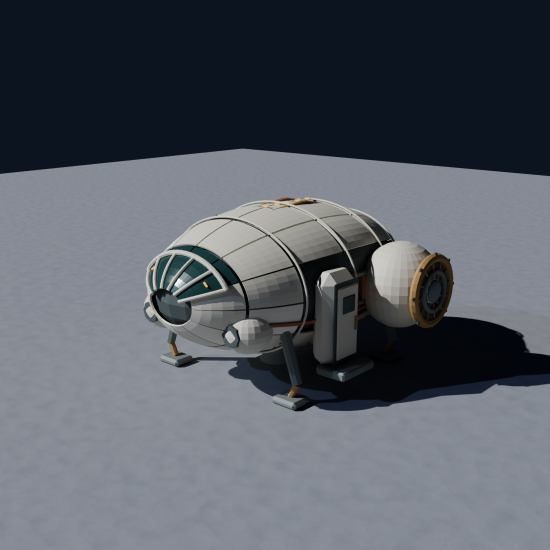
#> input picture tools/aurora-mk2/mk1/hero.png, 1100 x 1100 px, found by its file name (shown at 1/2 size)
$ python make_views.py
#> lines starting #> are read from the running program, lines starting #| are printed output that depends on the picture; after the words box and inside, x2 and y2 are one past the last pixel; in counts of white or black regions, pixels touching at a corner belong together
"""Builds the scoring target in views/ from mj/water-trough-charming.  usage: python make_views.py

hero.png / hero_mask.png: the MJ hero with its cast shadow keyed out. The harness mask keeps the hero's big tan
shadow (it shifts hue a little, so the harness's hue-preserving shadow test misses it). Here a pixel is backdrop or
shadow when every channel is at least SHADOW_RATIO of the backdrop (the shadow is the cream darkened by ~15-30%);
the wood, iron and water all drop at least one channel far lower. Then opened, small specks dropped, holes filled.
Scored by hero_check.py with a camera matched to the hero.

The turnaround sheet is dropped (see notes.json): it draws a different, boat-shaped trough with curved, tapering
ends, a rounded belly and straps at mid-length instead of at the corners, so the hero is the only target.
"""
import os
import numpy as np
from PIL import Image
from scipy import ndimage
HERE = os.path.dirname(os.path.abspath(__file__))
MJ = os.path.join(HERE, '..', '..', 'mj', 'water-trough-charming')
SHADOW_RATIO = 0.62
HERO_LOW_ROW = 1150                   # below it, the deeper contact shadow (pale and warm) is dropped too
CUT = ((100, 1150), (1900, 700))     # 2048 px hero: the cast shadow lies wholly below this line
LIT_DIST = 0.06                      # above it, anything this far from the backdrop is trough (the sunlit rim tops
                                     # are pale enough to pass the shadow test, so the plain key loses them)


def key(a, low_row=None):
#> called with low_row = 1150
    bg = np.median(np.concatenate([a[:8].reshape(-1, 3), a[:, :8].reshape(-1, 3)]), 0)
#> bg = [0.051, 0.0784, 0.129]
    r = a / bg
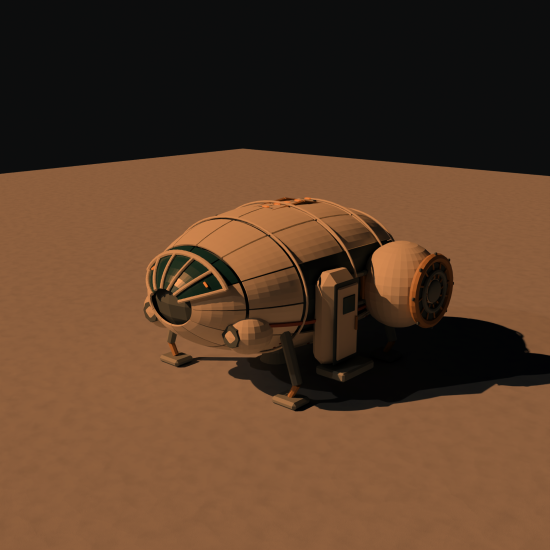
#> r: shape (1100, 1100, 3) float64 (shown at 1/2 size); mean R, G, B 6.64, 4.58, 3.03; drawn with min black and max white
    m = ~(r.min(-1) > SHADOW_RATIO) & (np.linalg.norm(a - bg, axis=-1) > 0.08)
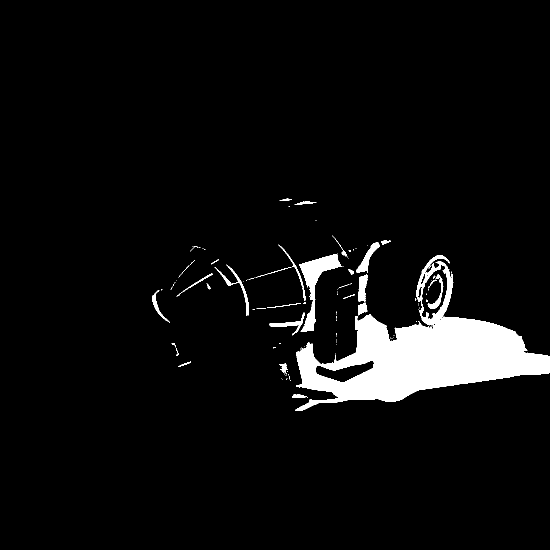
#> m: shape (1100, 1100) bool (shown at 1/2 size); 5.4% white; 133 white regions (102 under 20 px), largest, box (x1, y1, x2, y2) and area: (590, 510, 1100, 822) 55132, (598, 507, 684, 664) 3745, (713, 484, 760, 545) 867
    if low_row is not None:     # the hero's contact shadow under the long wall is deeper and redder: below the
        rows = np.arange(len(a))[:, None] >= low_row      # walls' lit tops, drop pale warm pixels too
        m &= ~(rows & (r[..., 0] > 0.66) & (r[..., 2] > 0.36))
    m = ndimage.binary_opening(m, iterations=2)
#> m: shape (1100, 1100) bool; 5.2% white; 26 white regions (2 under 20 px), largest, box (x1, y1, x2, y2) and area: (592, 510, 1100, 822) 54591, (598, 508, 682, 664) 3704, (713, 485, 760, 545) 833
    lab, k = ndimage.label(m); s = ndimage.sum(m, lab, range(1, k + 1))
#> after `lab, k = ndimage.label(m)`:
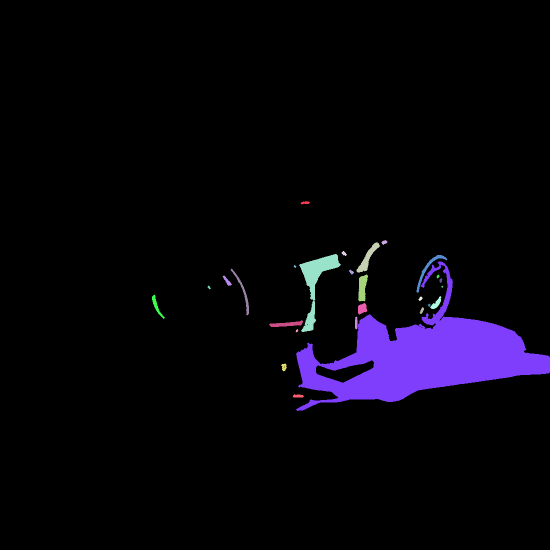
#> lab: shape (1100, 1100) int32 (shown at 1/2 size); 28 distinct labels, from 0 to 27; one colour per label, 0 black
#> after `lab, k = ndimage.label(m)`: k = 27
#> after `s = ndimage.sum(m, lab, range(1, k + 1))`: s = 27 values, max 54006 at index 6, min 13 at index 15, mean 2321.1
    m = np.isin(lab, np.where(s >= 0.01 * s.max())[0] + 1)
#> m: shape (1100, 1100) bool; 4.9% white; 4 white regions, box (x1, y1, x2, y2) and area: (592, 510, 1100, 822) 54591, (598, 508, 682, 664) 3704, (713, 485, 760, 545) 833, (716, 549, 736, 603) 723
    m = ndimage.binary_fill_holes(m)
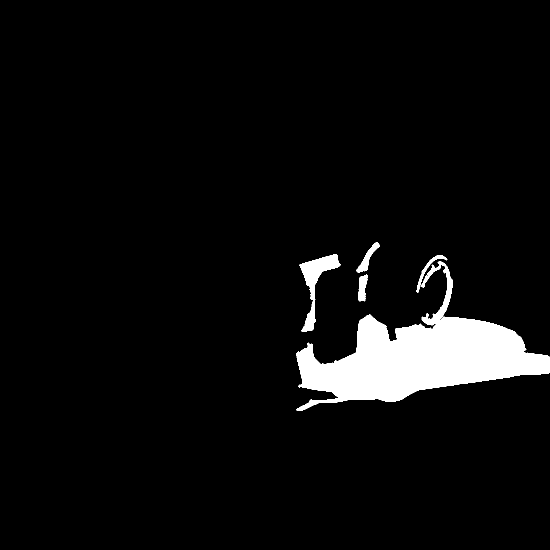
#> m: shape (1100, 1100) bool (shown at 1/2 size); 5.1% white; 4 white regions, box (x1, y1, x2, y2) and area: (592, 510, 1100, 822) 56960, (598, 508, 682, 664) 3706, (713, 485, 760, 545) 833, (716, 549, 736, 603) 723
    return m, bg


def above_cut(shape):
    """pixels above the line through CUT: everything up there is trough or backdrop, never cast shadow"""
    (x0, y0), (x1, y1) = CUT
    yy, xx = np.mgrid[:shape[0], :shape[1]]
    return yy < y0 + (xx - x0) * (y1 - y0) / (x1 - x0)


def main():
    os.makedirs(os.path.join(HERE, 'views'), exist_ok=True)
    a = np.asarray(Image.open(os.path.join(MJ, 'hero.png')).convert('RGB')).astype(float) / 255
    m, bg = key(a, HERO_LOW_ROW)
#> bg = [0.051, 0.0784, 0.129]
    lit = (np.linalg.norm(a - bg, axis=-1) > LIT_DIST) & above_cut(m.shape)   # the pale, sunlit rim tops
#> lit: shape (1100, 1100) bool; 63.3% white; 642 black regions (602 under 20 px), largest, box (x1, y1, x2, y2) and area: (0, 0, 1100, 352) 355397, (304, 901, 1100, 1100) 79600, (497, 697, 583, 770) 1405
    m = ndimage.binary_fill_holes(ndimage.binary_opening(m | lit, iterations=2))
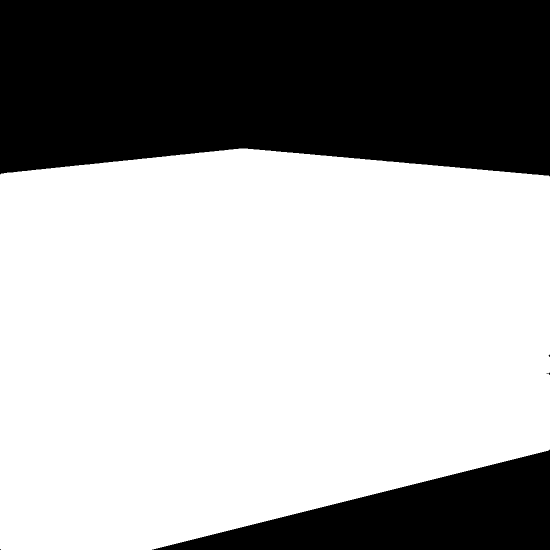
#> m: shape (1100, 1100) bool (shown at 1/2 size); 64% white; 5 black regions (3 under 20 px), largest, box (x1, y1, x2, y2) and area: (0, 0, 1100, 353) 355401, (304, 899, 1100, 1100) 79603
    out = np.broadcast_to(bg, a.shape).copy(); out[m] = a[m]
#> after `out = np.broadcast_to(bg, a.shape).copy()`:
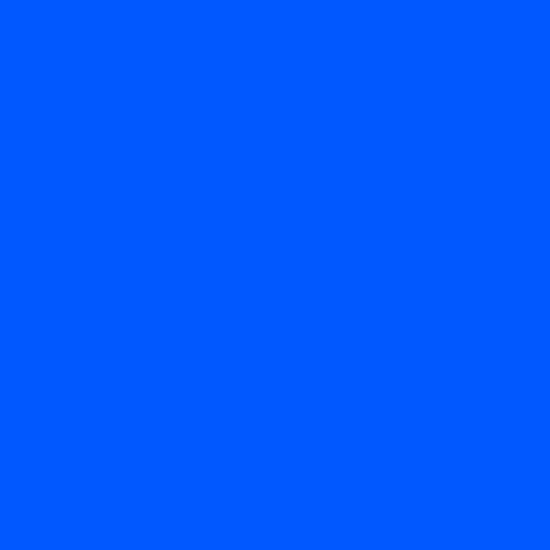
#> out: shape (1100, 1100, 3) float64 (shown at 1/2 size); mean R, G, B 0.051, 0.0784, 0.129; drawn with min black and max white
#> after `out[m] = a[m]`:
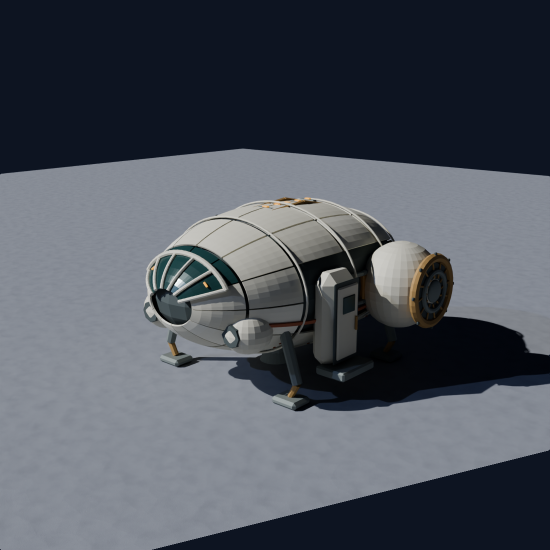
#> out: shape (1100, 1100, 3) float64 (shown at 1/2 size); mean R, G, B 0.308, 0.329, 0.364
    Image.fromarray((out * 255).astype(np.uint8)).save(os.path.join(HERE, 'views', 'hero.png'))
    Image.fromarray((m * 255).astype(np.uint8)).save(os.path.join(HERE, 'views', 'hero_mask.png'))
    print('views/hero.png, hero_mask.png written')


if __name__ == '__main__':
    main()
